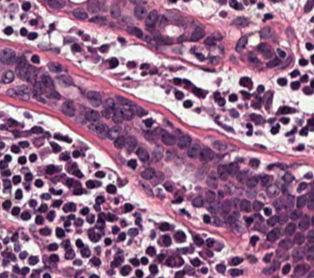
#> input picture yolo_dataset/train/images/BRC_Image4_r0c0.png, 314 x 278 px; its folder holds only this picture in this run
$ python -i method_classical.py   (imports and definitions only)
#> lines starting #> are read from the running program, lines starting #| are printed output that depends on the picture; after the words box and inside, x2 and y2 are one past the last pixel; in counts of white or black regions, pixels touching at a corner belong together
#> further down, picture is the input picture: shape (278, 314, 3); mean B, G, R 144.8, 111.3, 155.4
"""
method_classical.py
-------------------
Classical (no-deep-learning) nucleus segmenter.

Pipeline, in plain English:

    RGB image
      |  Stain deconvolution (rgb2hed) keeps ONLY the hematoxylin channel,
      |  which is the one that stains nuclei blue/purple. Eosin (cytoplasm,
      |  stroma) is discarded. This gives us a clean grayscale "where are
      |  the nuclei?" map.
      v
    Hematoxylin channel
      |  Percentile clip + Gaussian smoothing handle stain variability and
      |  speckle without erasing small lymphocyte nuclei.
      v
    Otsu threshold -> binary mask of "this pixel is part of some nucleus"
      |
      |  Morphological cleanup (opening, hole-fill, drop tiny specks).
      v
    Binary mask of nuclei
      |  Two touching nuclei share a single connected component, so we use
      |  the distance transform: the pixel "deepest" inside each nucleus
      |  forms a peak, and watershed splits the component along the valleys
      |  between peaks. This is what gives us per-nucleus instances.
      v
    Watershed instance labels
      |  Final filter: drop regions outside a plausible nucleus area window
      |  and reject very non-convex shapes (staining artefacts, vessels).
      v
    Instance label image (uint32)

The single global parameter set lives in config.ClassicalParams so the
comparison across cohorts is fair (no per-cohort tuning).
"""

from __future__ import annotations

import warnings

import numpy as np
from scipy import ndimage as ndi
from skimage import color, filters, measure, morphology, segmentation
from skimage.feature import peak_local_max

from config import CLASSICAL, ClassicalParams

# scikit-image 0.26 emits a FutureWarning about a parameter rename in
# remove_small_objects. The behaviour we use is unaffected; suppress to
# keep the tqdm progress bar readable.
# [1 line not run here, left out]


NAME = "classical"


def hematoxylin_channel(rgb: np.ndarray, params: ClassicalParams = CLASSICAL) -> np.ndarray:
    """
    Run stain deconvolution and return the normalised H channel in [0, 1].

    Exposed as a standalone function because the qualitative grid in the
    report wants to display it side-by-side with the original image.
    """
    hed = color.rgb2hed(rgb)
#> hed: shape (278, 314, 3) float64; mean of channels 0, 1, 2 0.0553, 0.0167, 0.0318
    h = hed[..., 0]
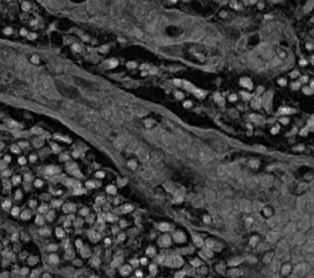
#> h: shape (278, 314) float64; min 0, max 0.22, mean 0.0553; drawn with min black and max white
    lo, hi = np.percentile(h, [params.h_percentile_lo, params.h_percentile_hi])
#> lo = 0.00338; hi = 0.127
    h = np.clip((h - lo) / (hi - lo + 1e-8), 0.0, 1.0)
    return h.astype(np.float32)


def segment(rgb: np.ndarray, params: ClassicalParams = CLASSICAL) -> np.ndarray:
    """
    Segment nuclei from an RGB H&E image and return a uint32 instance-label
    image where 0 == background and each positive integer == one nucleus.
    """
    h = hematoxylin_channel(rgb, params)
    smooth = filters.gaussian(h, sigma=params.gaussian_sigma, preserve_range=True)
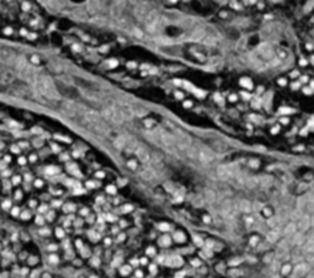
#> smooth: shape (278, 314) float32; min 0.00119, max 0.998, mean 0.42

    # Otsu picks an automatic intensity threshold separating nuclear from
    # non-nuclear pixels in the H channel.
    thr = filters.threshold_otsu(smooth)
#> thr = 0.388
    binary = smooth > thr
#> binary: shape (278, 314) bool; 58.8% white; 97 black regions (50 under 20 px), largest, box (x1, y1, x2, y2) and area: (0, 101, 275, 278) 13522, (0, 0, 314, 159) 13210, (148, 0, 314, 59) 3362

    # Cleanup: opening removes single-pixel specks; hole-fill closes
    # small interior gaps; remove_small_objects drops noise blobs.
    binary = morphology.opening(binary, morphology.disk(2))
#> binary: shape (278, 314) bool; 56.5% white; 62 black regions (28 under 20 px), largest, box (x1, y1, x2, y2) and area: (0, 0, 314, 159) 17468, (0, 101, 275, 278) 14951, (162, 159, 206, 194) 855
    binary = ndi.binary_fill_holes(binary)
#> binary: shape (278, 314) bool; 61.8% white; 14 black regions (3 under 20 px), largest, box (x1, y1, x2, y2) and area: (0, 0, 314, 159) 17468, (0, 101, 275, 278) 14948, (289, 165, 314, 197) 380
    binary = morphology.remove_small_objects(binary, min_size=params.min_area, out=binary)
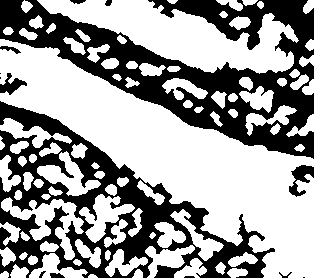
#> binary: shape (278, 314) bool; 61.5% white; 14 black regions (3 under 20 px), largest, box (x1, y1, x2, y2) and area: (0, 0, 314, 159) 17629, (0, 101, 275, 278) 15059, (289, 165, 314, 197) 380

    if not binary.any():
        return np.zeros(rgb.shape[:2], dtype=np.uint32)

    # Distance transform: each foreground pixel gets its distance to the
    # nearest background pixel. Local maxima of this map -> nucleus centres.
    distance = ndi.distance_transform_edt(binary)
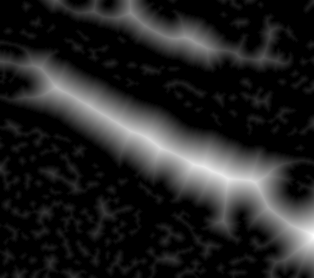
#> distance: shape (278, 314) float64; min 0, max 41.44, mean 5.8; drawn with min black and max white
    coords = peak_local_max(
        distance,
        min_distance=params.watershed_min_distance,
        labels=binary,
        exclude_border=False,
    )
#> coords = 186 pairs, first value 0 to 277, second value 0 to 313

    markers = np.zeros(distance.shape, dtype=np.int32)
    if len(coords) == 0:
        # No clear peaks -> treat each connected component as one nucleus.
        markers, _ = ndi.label(binary)
    else:
        markers[tuple(coords.T)] = np.arange(1, len(coords) + 1)
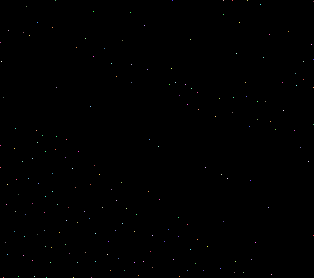
#> markers: shape (278, 314) int32; 187 distinct labels, from 0 to 186; one colour per label, 0 black
        markers, _ = ndi.label(markers)
#> markers: shape (278, 314) int32; 187 distinct labels, from 0 to 186

    # Watershed flooding from the marker peaks splits touching nuclei
    # along the "ridges" of the inverted distance map.
    labels = segmentation.watershed(-distance, markers, mask=binary)
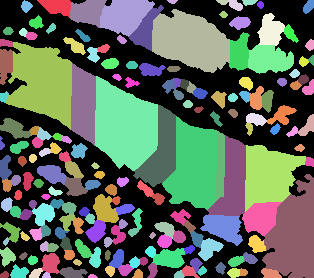
#> labels: shape (278, 314) int32; 187 distinct labels, from 0 to 186; one colour per label, 0 black

    # Final region filter: enforce plausible area + convexity.
    out = np.zeros_like(labels, dtype=np.uint32)
    next_id = 1
    for region in measure.regionprops(labels):
        if region.area < params.min_area or region.area > params.max_area:
            continue
        if region.solidity < params.min_solidity:
            continue
        out[labels == region.label] = next_id
        next_id += 1
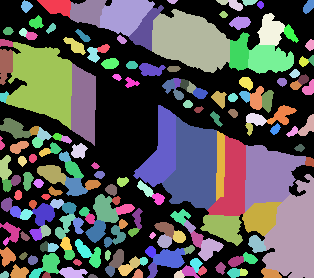
#> out: shape (278, 314) uint32; 186 distinct labels, from 0 to 185; one colour per label, 0 black
#> after the loop, next_id = 186
    return out

>>> import cv2
>>> picture = cv2.imread('../yolo_dataset/train/images/BRC_Image4_r0c0.png')
>>> result = segment(picture)

$ run again, on yolo_dataset/train/images/BRC_Image6_r0c1.png
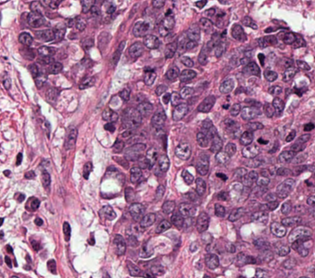
#> input picture yolo_dataset/train/images/BRC_Image6_r0c1.png, 315 x 278 px
#> picture is the input picture: shape (278, 315, 3); mean B, G, R 152.9, 116.6, 167
#> hed: shape (278, 315, 3) float64; mean of channels 0, 1, 2 0.0496, 0.0165, 0.0227
#> lo = 0.00418; hi = 0.103
#> thr = 0.417
#> in segment, `binary = morphology.remove_small_objects(binary, min_size=params.min_a..`:
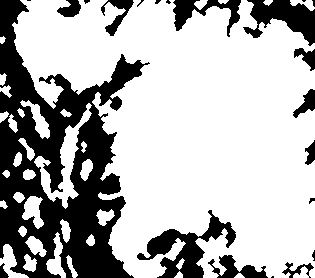
#> binary: shape (278, 315) bool; 70.5% white; 22 black regions (8 under 20 px), largest, box (x1, y1, x2, y2) and area: (0, 0, 150, 278) 18553, (137, 210, 236, 278) 2276, (243, 0, 315, 46) 1687
#> coords = 83 pairs, first value 0 to 277, second value 0 to 314
#> labels: shape (278, 315) int32; 84 distinct labels, from 0 to 83
#> the loop in segment, `for region in measure.regionprops(labels):` made 83 passes
#> after the loop in segment, `for region in measure.regionprops(labels):`:
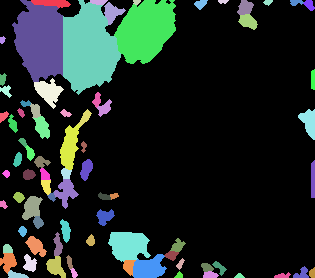
#> out: shape (278, 315) uint32; 79 distinct labels, from 0 to 78; one colour per label, 0 black
#> after the loop in segment, `for region in measure.regionprops(labels):`: next_id = 79

$ run again, on yolo_dataset/train/images/BRC_Image8_r0c1.png
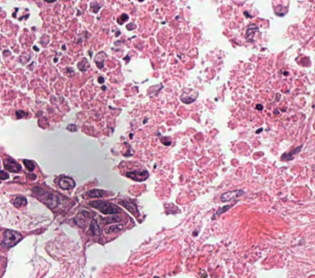
#> input picture yolo_dataset/train/images/BRC_Image8_r0c1.png, 315 x 278 px
#> picture is the input picture: shape (278, 315, 3); mean B, G, R 180.8, 157.2, 205.3
#> hed: shape (278, 315, 3) float64; mean of channels 0, 1, 2 0.0374, 0.0103, 0.00856
#> lo = 0.00186; hi = 0.0937
#> thr = 0.385
#> in segment, `binary = morphology.remove_small_objects(binary, min_size=params.min_a..`:
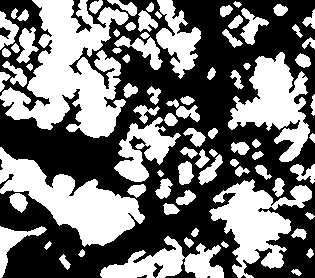
#> binary: shape (278, 315) bool; 45.7% white; 81 white regions, largest, box (x1, y1, x2, y2) and area: (0, 0, 129, 138) 9355, (0, 147, 145, 247) 5839, (209, 179, 312, 278) 4503
#> coords = 169 pairs, first value 0 to 277, second value 0 to 314
#> labels: shape (278, 315) int32; 170 distinct labels, from 0 to 169
#> after the loop in segment, `for region in measure.regionprops(labels):`:
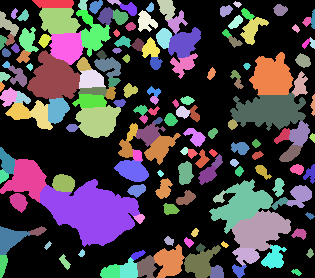
#> out: shape (278, 315) uint32; 164 distinct labels, from 0 to 163; one colour per label, 0 black
#> after the loop in segment, `for region in measure.regionprops(labels):`: next_id = 164

$ run again, on yolo_dataset/train/images/CRC_Image1_r0c1.png
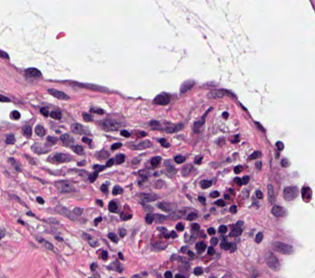
#> input picture yolo_dataset/train/images/CRC_Image1_r0c1.png, 315 x 278 px
#> picture is the input picture: shape (278, 315, 3); mean B, G, R 188.2, 162.3, 194.6
#> hed: shape (278, 315, 3) float64; mean of channels 0, 1, 2 0.0298, 0.012, 0.0173
#> lo = 0.00234; hi = 0.0947
#> thr = 0.275
#> coords = 21 rows, first 8: [184, 190], [185, 181], [188, 167], [188, 143], [185, 127], [184, 118], [277, 41], [277, 249]
#> labels: shape (278, 315) int32; 22 distinct labels, from 0 to 21
#> the loop in segment, `for region in measure.regionprops(labels):` made 21 passes
#> after the loop in segment, `for region in measure.regionprops(labels):`:
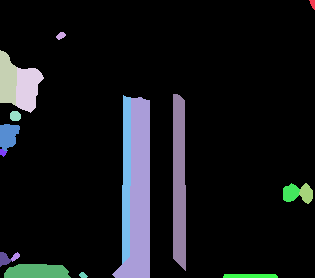
#> out: shape (278, 315) uint32; 18 distinct labels, from 0 to 17; one colour per label, 0 black
#> after the loop in segment, `for region in measure.regionprops(labels):`: next_id = 18
